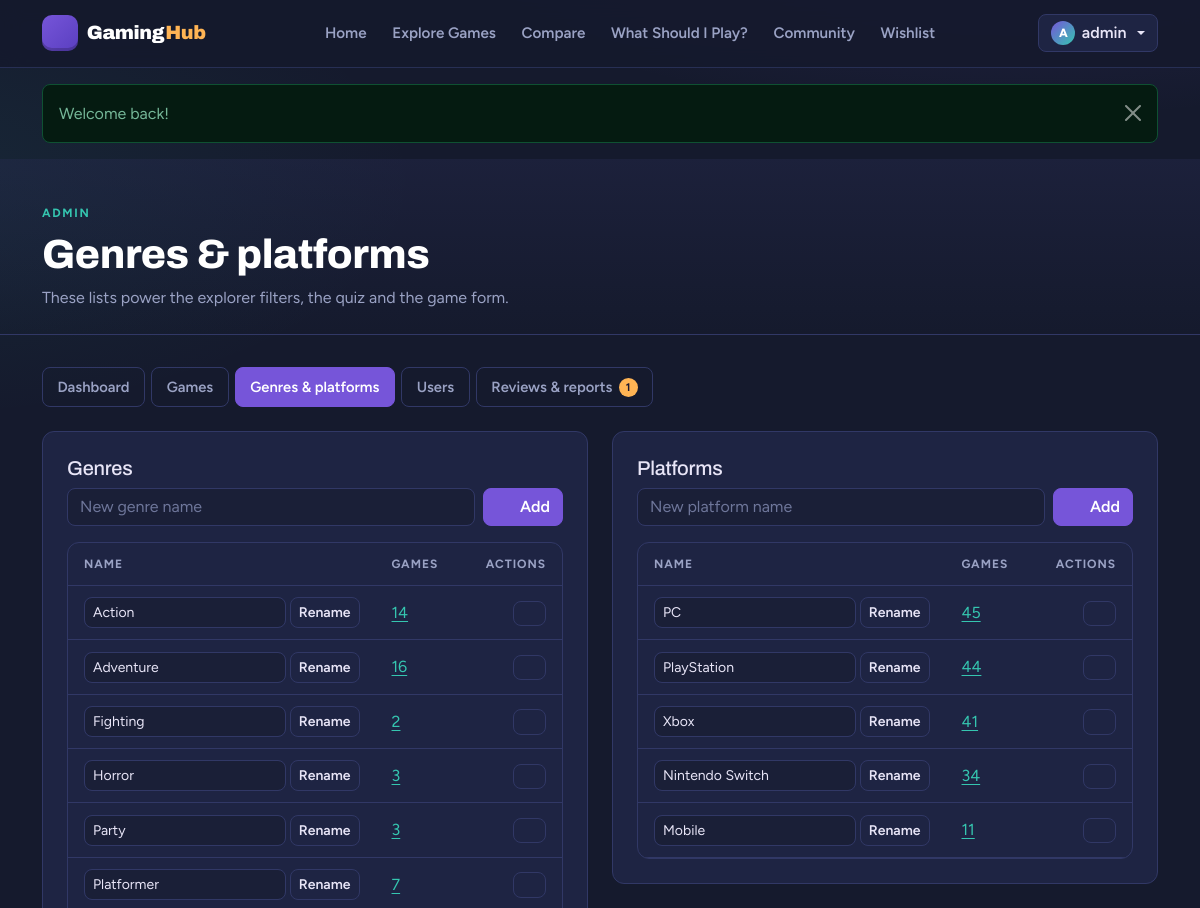
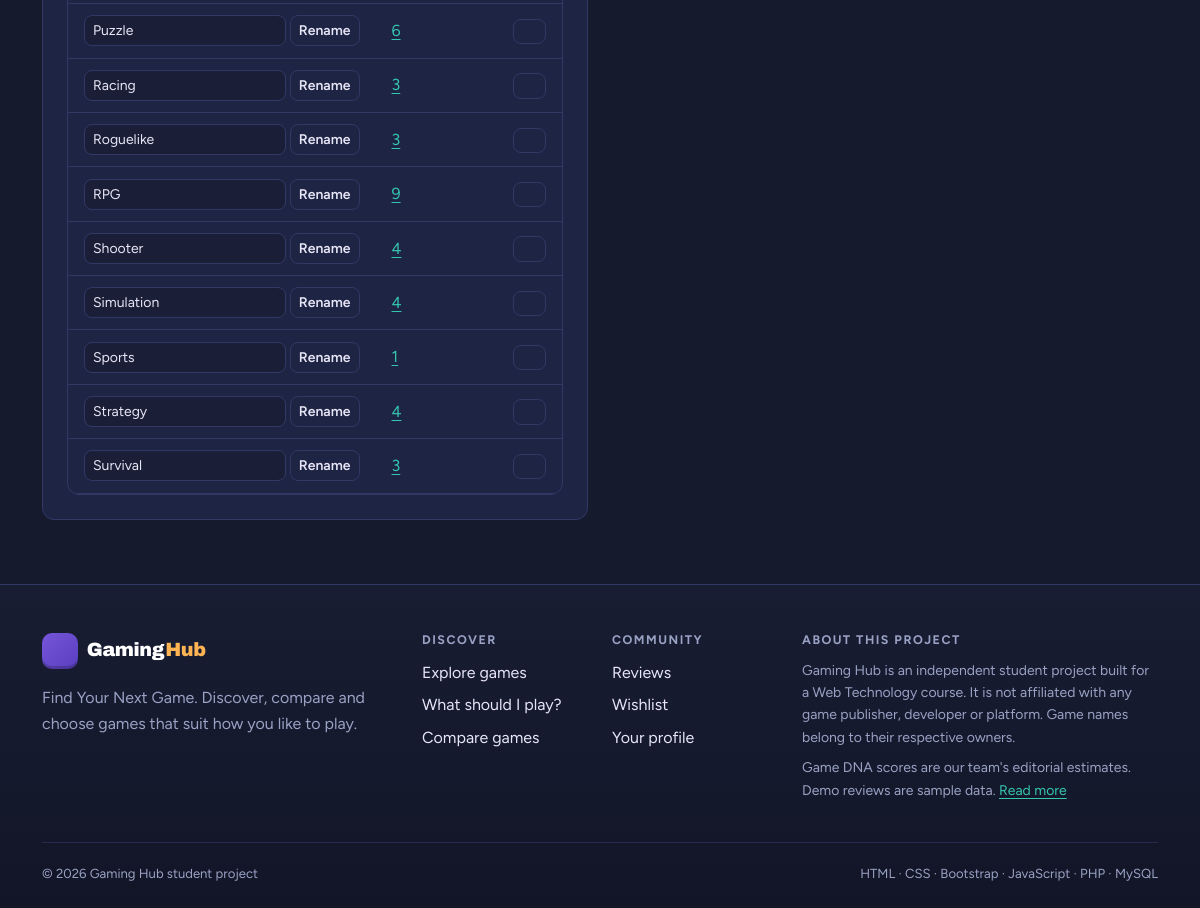
The app's page /admin/taxonomy.php (signed in) with its own data (2 pictures, top to bottom).
### tables this page shows
CREATE TABLE users (
  id            INT UNSIGNED NOT NULL AUTO_INCREMENT,
  username      VARCHAR(30)  NOT NULL,
  email         VARCHAR(190) NOT NULL,
  password_hash VARCHAR(255) NOT NULL,
  role          ENUM('user','admin') NOT NULL DEFAULT 'user',
  bio           VARCHAR(280) NULL,
  created_at    DATETIME NOT NULL DEFAULT CURRENT_TIMESTAMP,
  PRIMARY KEY (id),
  UNIQUE KEY uq_users_username (username),
  UNIQUE KEY uq_users_email (email)
);

CREATE TABLE genres (
  id   SMALLINT UNSIGNED NOT NULL AUTO_INCREMENT,
  name VARCHAR(40) NOT NULL,
  slug VARCHAR(40) NOT NULL,
  PRIMARY KEY (id),
  UNIQUE KEY uq_genres_name (name),
  UNIQUE KEY uq_genres_slug (slug)
);

CREATE TABLE platforms (
  id   SMALLINT UNSIGNED NOT NULL AUTO_INCREMENT,
  name VARCHAR(40) NOT NULL,
  slug VARCHAR(40) NOT NULL,
  PRIMARY KEY (id),
  UNIQUE KEY uq_platforms_name (name),
  UNIQUE KEY uq_platforms_slug (slug)
);

### includes/db.php (called while the page is built)
<?php
function db(): PDO
{
    static $pdo = null;
    if ($pdo === null) {
        $dsn = sprintf('mysql:host=%s;port=%d;dbname=%s;charset=utf8mb4',
            config('db_host'), (int) config('db_port', 3306), config('db_name'));
        try {
            $pdo = new PDO($dsn, config('db_user'), config('db_pass'), [
                PDO::ATTR_ERRMODE            => PDO::ERRMODE_EXCEPTION,
                PDO::ATTR_DEFAULT_FETCH_MODE => PDO::FETCH_ASSOC,
                PDO::ATTR_EMULATE_PREPARES   => false,
            ]);
        } catch (PDOException $e) {
            throw new RuntimeException('Could not connect to the database: ' . $e->getMessage());
        }
    }
    return $pdo;
}
function db_query(string $sql, array $params = []): PDOStatement
{
    $stmt = db()->prepare($sql);
    $stmt->execute($params);
    return $stmt;
}
function db_one(string $sql, array $params = []): ?array
{
    $row = db_query($sql, $params)->fetch();
    return $row === false ? null : $row;
}
function db_all(string $sql, array $params = []): array
{
    return db_query($sql, $params)->fetchAll();
}
function db_value(string $sql, array $params = []): mixed
{
    $value = db_query($sql, $params)->fetchColumn();
    return $value === false ? null : $value;
}

### includes/auth.php (called while the page is built, shortened)
<?php
function current_user(): ?array
{
    static $user = false;
    if ($user === false) {
        $user = null;
        if (!empty($_SESSION['user_id'])) {
            $user = db_one('SELECT id, username, email, role, bio, created_at FROM users WHERE id = ?', [$_SESSION['user_id']]);
        }
    }
    return $user;
}
function require_login(): array
{
    $user = current_user();
    return $user;
}
function require_admin(): array
{
    $user = require_login();
    return $user;
}

### admin/taxonomy.php (the view, shortened to what this page needs)
<?php
require APP_ROOT . '/includes/admin.php';
$admin = require_admin();
$lists = [
    'genre' => db_all('SELECT ge.id, ge.name, ge.slug, COUNT(gg.game_id) AS games
                         FROM genres ge LEFT JOIN game_genres gg ON gg.genre_id = ge.id GROUP BY ge.id ORDER BY ge.name'),
    'platform' => db_all('SELECT p.id, p.name, p.slug, COUNT(gp.game_id) AS games
                            FROM platforms p LEFT JOIN game_platforms gp ON gp.platform_id = p.id GROUP BY p.id ORDER BY p.id'),
];
require APP_ROOT . '/includes/header.php';
?>
<main>
  <header class="page-head">
    <div class="container">
      <span class="eyebrow">Admin</span>
      <h1>Genres &amp; platforms</h1>
      <p>These lists power the explorer filters, the quiz and the game form.</p>
    </div>
  </header>
  <div class="container">
    <?= render_admin_nav('taxonomy') ?>
    <div class="row g-4">
      <?php foreach ($lists as $type => $rows): ?>
        <div class="col-lg-6">
          <section class="panel" id="<?= $type ?>s">
            <h2 class="h5"><?= $type === 'genre' ? 'Genres' : 'Platforms' ?></h2>
            <form class="d-flex gap-2 mb-3" method="post">
              <input class="form-control" id="add-<?= $type ?>" name="name" maxlength="40" placeholder="New <?= $type ?> name" required>
              <button class="btn btn-violet" type="submit"><?= icon('plus') ?> Add</button>
            </form>
            <div class="table-wrap">
              <table class="table">
                <thead><tr><th>Name</th><th>Games</th><th class="text-end">Actions</th></tr></thead>
                <tbody>
                  <?php foreach ($rows as $row): ?>
                    <tr>
                      <td>
                        <form class="d-flex gap-1" method="post">
                          <input class="form-control form-control-sm" id="name-<?= $type . $row['id'] ?>" name="name" value="<?= e($row['name']) ?>" maxlength="40" required>
                          <button class="btn btn-sm btn-ghost" type="submit">Rename</button>
                        </form>
                      </td>
                      <td><a href="<?= e(url('explore.php?' . $type . '=' . $row['slug'])) ?>"><?= (int) $row['games'] ?></a></td>
                      <td class="text-end">
                        <form method="post" data-confirm="Delete “<?= e($row['name']) ?>”? It will be removed from <?= (int) $row['games'] ?> game(s).">
                          <button class="btn btn-sm btn-ghost text-danger-soft" type="submit"><?= icon('trash') ?><span class="visually-hidden">Delete <?= e($row['name']) ?></span></button>
                        </form>
                      </td>
                    </tr>
                  <?php endforeach; ?>
                </tbody>
              </table>
            </div>
          </section>
        </div>
      <?php endforeach; ?>
    </div>
  </div>
</main>
<?php require APP_ROOT . '/includes/footer.php'; ?>

### includes/navbar.php (shortened to what this page needs)
<?php
$navItems = [
    'home'      => ['index.php', 'Home'],
    'explore'   => ['explore.php', 'Explore Games'],
    'compare'   => ['compare.php', 'Compare'],
    'recommend' => ['recommend.php', 'What Should I Play?'],
    'community' => ['reviews.php', 'Community'],
    'wishlist'  => ['wishlist.php', 'Wishlist'],
];
?>
<nav class="navbar navbar-expand-lg site-nav" aria-label="Main">
  <div class="container">
    <a class="navbar-brand logo" href="<?= e(url('index.php')) ?>" aria-label="Gaming Hub home">
      <span class="logo__mark" aria-hidden="true"><?= icon('gamepad') ?></span>
      <span class="logo__word">Gaming<span>Hub</span></span>
    </a>
    <div class="collapse navbar-collapse" id="mainNav">
      <ul class="navbar-nav mx-lg-auto">
        <?php foreach ($navItems as $key => [$href, $label]): ?>
          <li class="nav-item">
            <a class="nav-link<?= $activeNav === $key ? ' active' : '' ?>" href="<?= e(url($href)) ?>"
               <?= $activeNav === $key ? 'aria-current="page"' : '' ?>>
              <?= e($label) ?>
            </a>
          </li>
        <?php endforeach; ?>
      </ul>
      <div class="nav-account">
        <?php if ($user): ?>
          <div class="dropdown">
            <button class="btn btn-account dropdown-toggle" type="button" data-bs-toggle="dropdown" aria-expanded="false">
              <span class="avatar avatar--sm" aria-hidden="true"><?= e(mb_strtoupper(mb_substr($user['username'], 0, 1))) ?></span>
              <?= e($user['username']) ?>
            </button>
          </div>
        <?php else: ?>
          <a class="btn btn-ghost btn-sm" href="<?= e(url('login.php')) ?>">Log in</a>
          <a class="btn btn-amber btn-sm" href="<?= e(url('register.php')) ?>">Sign up</a>
        <?php endif; ?>
      </div>
    </div>
  </div>
</nav>

### includes/functions.php (shortened to what this page needs)
<?php
function e(mixed $value): string
{
    return htmlspecialchars((string) $value, ENT_QUOTES | ENT_SUBSTITUTE, 'UTF-8');
}
function base_path(): string
{
    static $base = null;
    if ($base === null) {
        $configured = config('base_url');
        if (is_string($configured)) {
            $base = rtrim($configured, '/');
        } else {
            $root = str_replace('\\', '/', (string) realpath(APP_ROOT));
            $docRoot = str_replace('\\', '/', (string) realpath($_SERVER['DOCUMENT_ROOT'] ?? ''));
            $base = ($docRoot !== '' && stripos($root, $docRoot) === 0) ? substr($root, strlen($docRoot)) : '';
            $base = rtrim($base, '/');
        }
    }
    return $base;
}
function url(string $path = ''): string
{
    return base_path() . '/' . ltrim($path, '/');
}
function icon(string $name, string $class = ''): string
{
    $inner = $paths[$name] ?? '';
    $fill = $name === 'heart-fill' ? 'currentColor' : 'none';
    return '<svg class="icon ' . e($class) . '" viewBox="0 0 24 24" width="1em" height="1em" fill="' . $fill
        . '" stroke="currentColor" stroke-width="1.8" stroke-linecap="round" stroke-linejoin="round" aria-hidden="true">'
        . $inner . '</svg>';
}

### records on screen
users: username "A", username "admin"
genres: name "Action", games "14"
genres: name "Adventure", games "16"
genres: name "Fighting", games "2"
genres: name "Horror", games "3"
genres: name "Party", games "3"
genres: name "Platformer", games "7"
genres: name "Puzzle", games "6"
genres: name "Racing", games "3"
genres: name "Roguelike", games "3"
genres: name "RPG", games "9"
genres: name "Shooter", games "4"
genres: name "Simulation", games "4"
genres: name "Sports", games "1"
genres: name "Strategy", games "4"
genres: name "Survival", games "3"
platforms: name "PC", games "45"
platforms: name "PlayStation", games "44"
platforms: name "Xbox", games "41"
platforms: name "Nintendo Switch", games "34"
platforms: name "Mobile", games "11"

### other values on screen
$label "Home"
$label "Explore Games"
$label "Compare"
$label "What Should I Play?"
$label "Community"
$label "Wishlist"
$f['message'] "Welcome back!"
$label "Dashboard"
$label "Games"
$label "Genres & platforms"
$label "Users"
$label "Reviews & reports"
$openReports "1"
